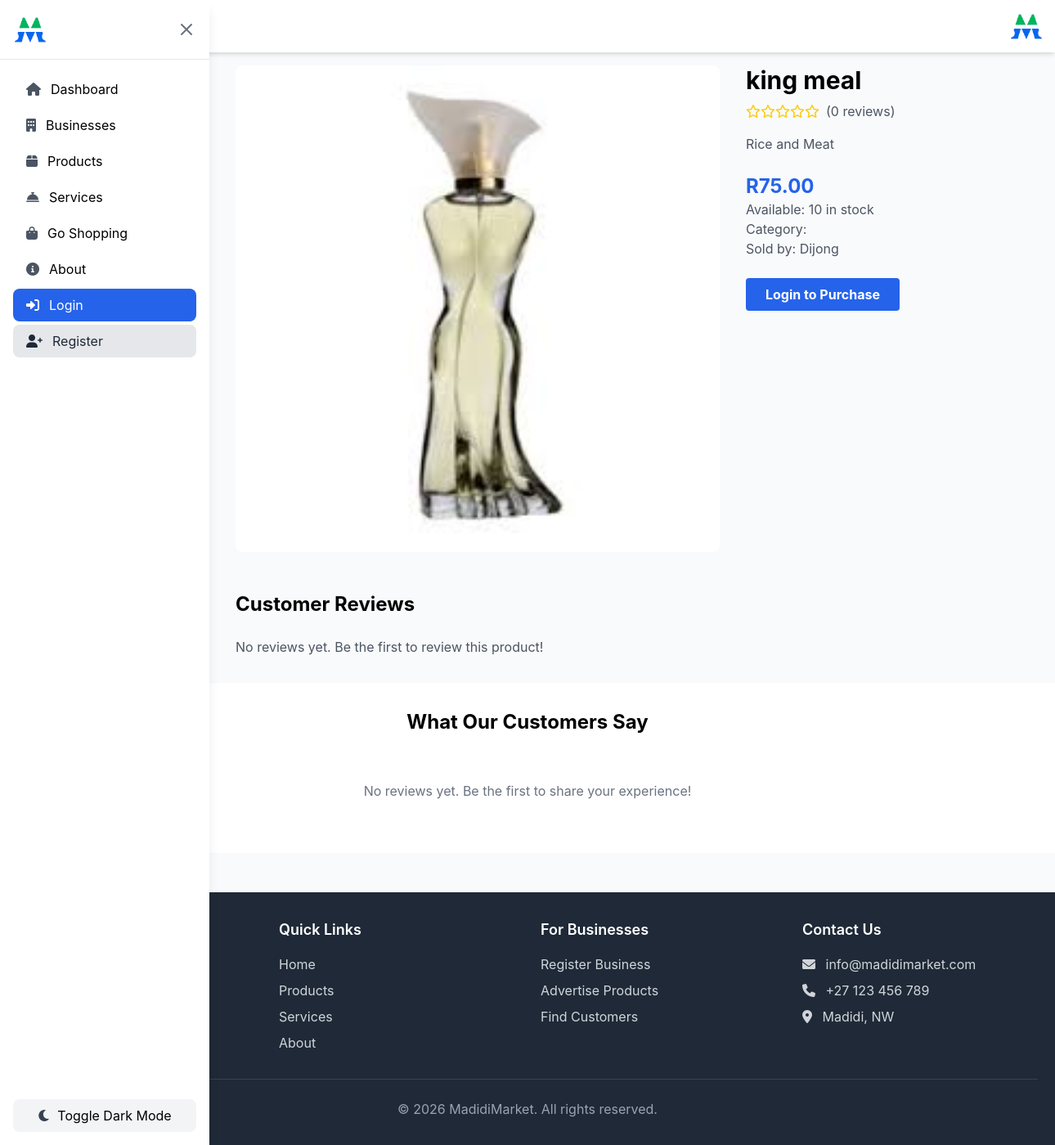
Screenshot of /product/2/ with the database file from the repository.
### marketplace/models.py (models this page shows, shortened)
class Product(models.Model):
    business = models.ForeignKey(Business, on_delete=models.CASCADE, related_name='products')
    name = models.CharField(max_length=200)
    description = models.TextField()
    category = models.ForeignKey(Category, on_delete=models.SET_NULL, null=True, blank=True)
    price = models.DecimalField(max_digits=10, decimal_places=2)
    stock_quantity = models.PositiveIntegerField(default=0)
    image = models.ImageField(upload_to='product_images/', blank=True, null=True)
    is_available = models.BooleanField(default=True)
    created_at = models.DateTimeField(auto_now_add=True)
    updated_at = models.DateTimeField(auto_now=True)

class Business(models.Model):
    owner = models.ForeignKey(User, on_delete=models.CASCADE, related_name='businesses')
    name = models.CharField(max_length=200)
    description = models.TextField()
    address = models.TextField()
    phone_number = models.CharField(max_length=15)
    email = models.EmailField()
    logo = models.ImageField(upload_to='business_logos/', blank=True, null=True)
    latitude = models.DecimalField(max_digits=9, decimal_places=6, blank=True, null=True, help_text="Latitude for map location")
    longitude = models.DecimalField(max_digits=9, decimal_places=6, blank=True, null=True, help_text="Longitude for map location")
    is_active = models.BooleanField(default=True)
    created_at = models.DateTimeField(auto_now_add=True)
    updated_at = models.DateTimeField(auto_now=True)

### marketplace/views.py (the view)
# urls.py: path('product/<int:pk>/', views.product_detail, name='product_detail'),
def product_detail(request, pk):
    product = get_object_or_404(Product, pk=pk, is_available=True)
    related_products = Product.objects.filter(
        category=product.category,
        is_available=True
    ).exclude(pk=pk)[:4]
    avg_rating = 0
    reviews = Review.objects.filter(product=product)
    if reviews.exists():
        avg_rating = sum([review.rating for review in reviews]) / reviews.count()
    context = {
        'product': product,
        'related_products': related_products,
        'avg_rating': avg_rating,
        'reviews': reviews,
    }
    return render(request, 'marketplace/product_detail.html', context)

### marketplace/context_processors.py (called while the page is built)
def cart_context(request):
    if request.user.is_authenticated:
        try:
            cart = Cart.objects.get(customer=request.user)
            cart_items_count = cart.items.count()
        except Cart.DoesNotExist:
            cart = None
            cart_items_count = 0
        return {
            'cart': cart,
            'cart_items_count': cart_items_count,
        }
    else:
        return {
            'cart': None,
            'cart_items_count': 0,
        }

def review_context(request):
    from django.db.models import Count, Q
    recent_reviews = Review.objects.select_related('reviewer', 'business').annotate(
        num_likes=Count('review_likes', filter=Q(review_likes__is_like=True)),
        num_dislikes=Count('review_likes', filter=Q(review_likes__is_like=False))
    ).order_by('-created_at')[:6]
    return {
        'recent_reviews': recent_reviews,
    }

def admin_notification_context(request):
    if request.user.is_authenticated and (request.user.is_staff or hasattr(request.user, 'userprofile') and request.user.userprofile.user_type == 'admin'):
        from .models import UserProfile
        pending_approvals = UserProfile.objects.filter(
            user_type='business_owner',
            is_approved=False
        ).count()
        return {
            'pending_approvals_count': pending_approvals,
        }
    else:
        return {
            'pending_approvals_count': 0,
        }

### marketplace/templates/marketplace/product_detail.html (shortened to what this page needs)
{% extends 'marketplace/base.html' %}
{% load static %}
{% block content %}
<div class="container mx-auto px-4">
    <div class="grid grid-cols-1 lg:grid-cols-2 gap-8">
        <div>
            {% if product.image %}
                <img src="{{ product.image.url }}" alt="{{ product.name }}" class="w-full h-auto rounded-lg">
            {% else %}
                <div class="bg-gray-200 border-2 border-dashed rounded-lg w-full h-96 flex items-center justify-center text-gray-500">
                    No Image Available
                </div>
            {% endif %}
        </div>
        <div>
            <h1 class="text-3xl font-bold mb-2">{{ product.name }}</h1>
            <div class="flex items-center mb-4">
                <div class="flex text-yellow-400">
                    {% for i in "12345" %}
                        {% if forloop.counter <= avg_rating|floatformat:0 %}
                            <i class="fas fa-star"></i>
                        {% else %}
                            <i class="far fa-star"></i>
                        {% endif %}
                    {% endfor %}
                </div>
                <span class="ml-2 text-gray-600">({{ reviews.count }} reviews)</span>
            </div>
            <p class="text-gray-600 mb-6">{{ product.description }}</p>
            <div class="mb-6">
                <p class="text-2xl font-bold text-blue-600">R{{ product.price }}</p>
                <p class="text-gray-600">Available: {% if product.stock_quantity > 0 %}{{ product.stock_quantity }} in stock{% else %}Out of stock{% endif %}</p>
                <p class="text-gray-600">Category: {{ product.category.name }}</p>
                <p class="text-gray-600">Sold by: {{ product.business.name }}</p>
            </div>
            <div class="flex space-x-4">
                {% if user.is_authenticated %}
                    <a href="{% url 'marketplace:add_to_cart' product.pk %}" class="btn-primary px-6 py-2 transform transition duration-300 hover:scale-105 hover:bg-blue-700">Add to Cart</a>
                    {% if user != product.business.owner %}
                        <button class="btn-secondary px-6 py-2 transform transition duration-300 hover:scale-105 hover:bg-gray-600">Contact Seller</button>
                    {% endif %}
                {% else %}
                    <a href="{% url 'marketplace:login' %}" class="btn-primary px-6 py-2 transform transition duration-300 hover:scale-105 hover:bg-blue-700">Login to Purchase</a>
                {% endif %}
            </div>
        </div>
    </div>
    <div class="mt-12">
        <h2 class="text-2xl font-bold mb-6">Customer Reviews</h2>
        {% if reviews %}
            <div class="space-y-6">
                {% for review in reviews %}
                <div class="card transform transition duration-300 hover:scale-105 hover:shadow-xl">
                    <div class="flex items-center mb-2">
                        <div class="flex text-yellow-400">
                            {% for i in "12345" %}
                                {% if forloop.counter <= review.rating %}
                                    <i class="fas fa-star"></i>
                                {% else %}
                                    <i class="far fa-star"></i>
                                {% endif %}
                            {% endfor %}
                        </div>
                        <span class="ml-2 font-semibold">{{ review.reviewer.username }}</span>
                        <span class="ml-4 text-gray-500 text-sm">{{ review.created_at|date:"M d, Y" }}</span>
                    </div>
                    {% if review.comment %}
                        <p>{{ review.comment }}</p>
                    {% endif %}
                </div>
                {% endfor %}
            </div>
        {% else %}
            <p class="text-gray-600">No reviews yet. Be the first to review this product!</p>
        {% endif %}
    </div>
</div>
{% endblock %}

### rows the page displays
Product: image (picture), name "king meal", description "Rice and Meat", price "75.00", stock_quantity "10", business.name "Dijong"

### other values shown
{{ reviews.count }} "0"
